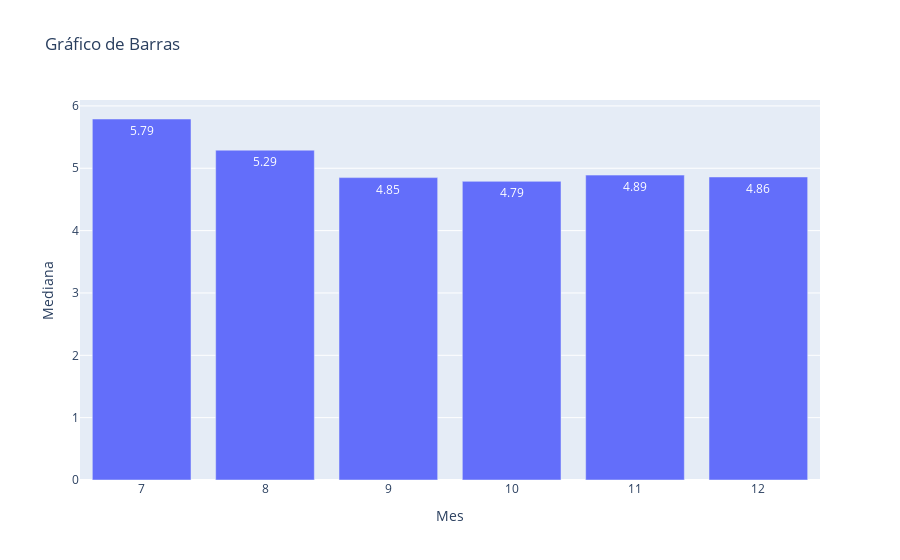

Notebook cell for this chart:
### Code cell
# Gráfico de Barras
Figura_Barras = px.bar( Anl_Media, # Define qual Dataframe vai Criar o Gráfico 
                       x='Mes', # Define os dados do Eixo X
                       y='Mediana', # Define os dados do Eixo Y
                       title='Gráfico de Barras', # Define um Titulo para Gráfico
                       text='Mediana' # Define a coluna para aparecer no Rotulo de Dados
                       )

Figura_Barras.show()

### Figure 1 — Plotly figure (JSON) as saved in the notebook; plotly's stock layout.template omitted (floating-point values rounded to 4 significant figures)
{"data": [{"alignmentgroup": "True", "hovertemplate": "Mes=%{x}<br>Mediana=%{text}<extra></extra>", "legendgroup": "", "marker": {"color": "#636efa", "pattern": {"shape": ""}}, "name": "", "offsetgroup": "", "orientation": "v", "showlegend": false, "text": [5.79, 5.29, 4.85, 4.79, 4.89, 4.86], "textposition": "auto", "type": "bar", "x": [7, 8, 9, 10, 11, 12], "xaxis": "x", "y": [5.79, 5.29, 4.85, 4.79, 4.89, 4.86], "yaxis": "y"}], "layout": {"barmode": "relative", "legend": {"tracegroupgap": 0}, "title": {"text": "Gráfico de Barras"}, "xaxis": {"anchor": "y", "domain": [0, 1], "title": {"text": "Mes"}}, "yaxis": {"anchor": "x", "domain": [0, 1], "title": {"text": "Mediana"}}}}
